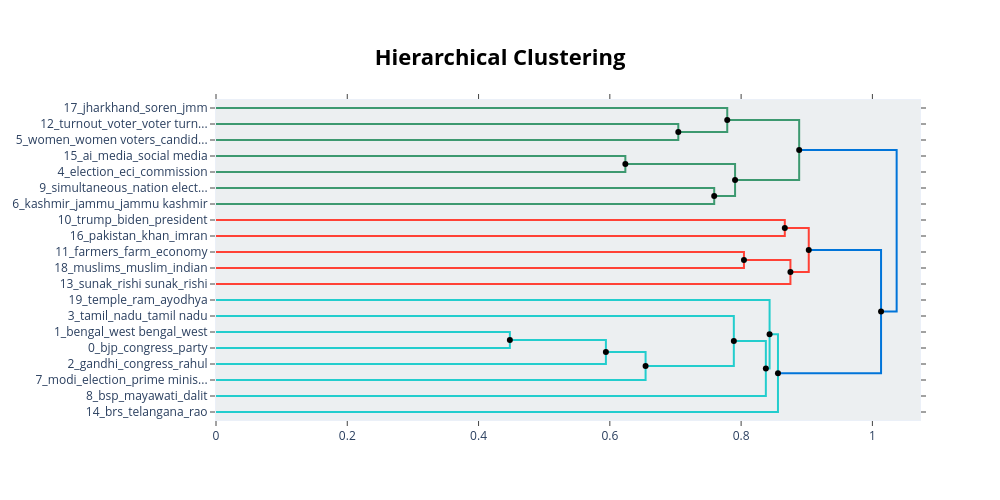

This figure's notebook cell:
### Code cell
hierarchical_topics = topic_model.hierarchical_topics(df_articles['combined_text'].to_list())
topic_model.visualize_hierarchy(hierarchical_topics=hierarchical_topics)

### Figure 1 — Plotly figure (JSON) as saved in the notebook; plotly's stock layout.template omitted (floating-point values rounded to 4 significant figures)
{"data": [{"hoverinfo": "text", "marker": {"color": "rgb(61,153,112)"}, "mode": "lines", "text": ["turnout_voter_voter turnout_phase_urban", "", "", "women_women voters_candidates_cases_voters"], "type": "scatter", "x": [0.0, 0.7043, 0.7043, 0.0], "xaxis": "x", "y": [-15.0, -15.0, -25.0, -25.0], "yaxis": "y"}, {"hoverinfo": "text", "marker": {"color": "rgb(61,153,112)"}, "mode": "lines", "text": ["jharkhand_soren_jmm_seats_tribal", "", "", "women_turnout_voter_voters_voter turnout"], "type": "scatter", "x": [0.0, 0.7789, 0.7789, 0.7043], "xaxis": "x", "y": [-5.0, -5.0, -20.0, -20.0], "yaxis": "y"}, {"hoverinfo": "text", "marker": {"color": "rgb(61,153,112)"}, "mode": "lines", "text": ["ai_media_social media_election_digital", "", "", "election_eci_commission_election commission_evms"], "type": "scatter", "x": [0.0, 0.6236, 0.6236, 0.0], "xaxis": "x", "y": [-35.0, -35.0, -45.0, -45.0], "yaxis": "y"}, {"hoverinfo": "text", "marker": {"color": "rgb(61,153,112)"}, "mode": "lines", "text": ["simultaneous_nation election_simultaneous elections_nation_elections", "", "", "kashmir_jammu_jammu kashmir_union_370"], "type": "scatter", "x": [0.0, 0.759, 0.759, 0.0], "xaxis": "x", "y": [-55.0, -55.0, -65.0, -65.0], "yaxis": "y"}, {"hoverinfo": "text", "marker": {"color": "rgb(61,153,112)"}, "mode": "lines", "text": ["election_eci_elections_commission_election commission", "", "", "kashmir_simultaneous_elections_jammu_nation election"], "type": "scatter", "x": [0.6236, 0.7908, 0.7908, 0.759], "xaxis": "x", "y": [-40.0, -40.0, -60.0, -60.0], "yaxis": "y"}, {"hoverinfo": "text", "marker": {"color": "rgb(61,153,112)"}, "mode": "lines", "text": ["women_turnout_voter_voters_jharkhand", "", "", "election_elections_kashmir_india_simultaneous"], "type": "scatter", "x": [0.7789, 0.8884, 0.8884, 0.7908], "xaxis": "x", "y": [-12.5, -12.5, -50.0, -50.0], "yaxis": "y"}, {"hoverinfo": "text", "marker": {"color": "rgb(255,65,54)"}, "mode": "lines", "text": ["trump_biden_president_presidential_donald", "", "", "pakistan_khan_imran_imran khan_army"], "type": "scatter", "x": [0.0, 0.8665, 0.8665, 0.0], "xaxis": "x", "y": [-75.0, -75.0, -85.0, -85.0], "yaxis": "y"}, {"hoverinfo": "text", "marker": {"color": "rgb(255,65,54)"}, "mode": "lines", "text": ["farmers_farm_economy_food_price", "", "", "muslims_muslim_indian_india_politics"], "type": "scatter", "x": [0.0, 0.8043, 0.8043, 0.0], "xaxis": "x", "y": [-95.0, -95.0, -105.0, -105.0], "yaxis": "y"}, {"hoverinfo": "text", "marker": {"color": "rgb(255,65,54)"}, "mode": "lines", "text": ["muslims_farmers_muslim_economy_modi", "", "", "sunak_rishi sunak_rishi_conservative_uk"], "type": "scatter", "x": [0.8043, 0.8751, 0.8751, 0.0], "xaxis": "x", "y": [-100.0, -100.0, -115.0, -115.0], "yaxis": "y"}, {"hoverinfo": "text", "marker": {"color": "rgb(255,65,54)"}, "mode": "lines", "text": ["trump_pakistan_biden_president_presidential", "", "", "sunak_rishi sunak_rishi_conservative_muslims"], "type": "scatter", "x": [0.8665, 0.903, 0.903, 0.8751], "xaxis": "x", "y": [-80.0, -80.0, -107.5, -107.5], "yaxis": "y"}, {"hoverinfo": "text", "marker": {"color": "rgb(35,205,205)"}, "mode": "lines", "text": ["bengal_west bengal_west_mamata_tmc", "", "", "bjp_congress_party_seats_elections"], "type": "scatter", "x": [0.0, 0.4477, 0.4477, 0.0], "xaxis": "x", "y": [-145.0, -145.0, -155.0, -155.0], "yaxis": "y"}, {"hoverinfo": "text", "marker": {"color": "rgb(35,205,205)"}, "mode": "lines", "text": ["bjp_congress_party_seats_elections", "", "", "gandhi_congress_rahul_party_rahul gandhi"], "type": "scatter", "x": [0.4477, 0.594, 0.594, 0.0], "xaxis": "x", "y": [-150.0, -150.0, -165.0, -165.0], "yaxis": "y"}, {"hoverinfo": "text", "marker": {"color": "rgb(35,205,205)"}, "mode": "lines", "text": ["bjp_congress_party_elections_state", "", "", "modi_election_prime minister_prime_narendra"], "type": "scatter", "x": [0.594, 0.6545, 0.6545, 0.0], "xaxis": "x", "y": [-157.5, -157.5, -175.0, -175.0], "yaxis": "y"}, {"hoverinfo": "text", "marker": {"color": "rgb(35,205,205)"}, "mode": "lines", "text": ["tamil_nadu_tamil nadu_dmk_aiadmk", "", "", "bjp_congress_party_elections_state"], "type": "scatter", "x": [0.0, 0.7889, 0.7889, 0.6545], "xaxis": "x", "y": [-135.0, -135.0, -166.2, -166.2], "yaxis": "y"}, {"hoverinfo": "text", "marker": {"color": "rgb(35,205,205)"}, "mode": "lines", "text": ["bjp_congress_party_elections_state", "", "", "bsp_mayawati_dalit_samaj_bahujan"], "type": "scatter", "x": [0.7889, 0.8377, 0.8377, 0.0], "xaxis": "x", "y": [-150.6, -150.6, -185.0, -185.0], "yaxis": "y"}, {"hoverinfo": "text", "marker": {"color": "rgb(35,205,205)"}, "mode": "lines", "text": ["temple_ram_ayodhya_ram mandir_mandir", "", "", "bjp_party_congress_elections_state"], "type": "scatter", "x": [0.0, 0.8434, 0.8434, 0.8377], "xaxis": "x", "y": [-125.0, -125.0, -167.8, -167.8], "yaxis": "y"}, {"hoverinfo": "text", "marker": {"color": "rgb(35,205,205)"}, "mode": "lines", "text": ["bjp_party_congress_elections_state", "", "", "brs_telangana_rao_rashtra_kcr"], "type": "scatter", "x": [0.8434, 0.8561, 0.8561, 0.0], "xaxis": "x", "y": [-146.4, -146.4, -195.0, -195.0], "yaxis": "y"}, {"hoverinfo": "text", "marker": {"color": "rgb(0,116,217)"}, "mode": "lines", "text": ["trump_pakistan_sunak_biden_election", "", "", "bjp_party_congress_elections_state"], "type": "scatter", "x": [0.903, 1.013, 1.013, 0.8561], "xaxis": "x", "y": [-93.75, -93.75, -170.7, -170.7], "yaxis": "y"}, {"hoverinfo": "text", "marker": {"color": "rgb(0,116,217)"}, "mode": "lines", "text": ["women_election_elections_turnout_india", "", "", "bjp_party_congress_elections_state"], "type": "scatter", "x": [0.8884, 1.037, 1.037, 1.013], "xaxis": "x", "y": [-31.25, -31.25, -132.2, -132.2], "yaxis": "y"}, {"hoverinfo": "text", "hovertext": ["election_eci_elections_commission_election commission", "women_turnout_voter_voters_jharkhand", "muslims_farmers_muslim_economy_modi", "trump_pakistan_biden_president_presidential", "bjp_congress_party_seats_elections", "bjp_congress_party_elections_state", "bjp_congress_party_elections_state", "bjp_party_congress_elections_state", "trump_pakistan_sunak_biden_election", "women_election_elections_turnout_india"], "marker": {"color": "black"}, "mode": "markers", "showlegend": false, "type": "scatter", "x": [0.6236, 0.7789, 0.8043, 0.8665, 0.4477, 0.594, 0.7889, 0.8434, 0.903, 0.8884], "y": [-40, -12.5, -100, -80, -150, -157.5, -150.6, -146.4, -93.75, -31.25]}, {"hoverinfo": "text", "hovertext": ["women_turnout_voter_voters_voter turnout", "kashmir_simultaneous_elections_jammu_nation election", "election_elections_kashmir_india_simultaneous", "sunak_rishi sunak_rishi_conservative_muslims", "bjp_congress_party_elections_state", "bjp_party_congress_elections_state", "bjp_party_congress_elections_state", "bjp_party_congress_elections_state"], "marker": {"color": "black"}, "mode": "markers", "showlegend": false, "type": "scatter", "x": [0.7043, 0.759, 0.7908, 0.8751, 0.6545, 0.8377, 0.8561, 1.013], "y": [-20, -60, -50, -107.5, -166.2, -167.8, -170.7, -132.2]}], "layout": {"autosize": false, "height": 500, "hoverlabel": {"bgcolor": "white", "font": {"family": "Rockwell", "size": 16}}, "hovermode": "closest", "plot_bgcolor": "#ECEFF1", "showlegend": false, "title": {"font": {"color": "Black", "size": 22}, "text": "<b>Hierarchical Clustering</b>", "x": 0.5, "xanchor": "center", "yanchor": "top"}, "width": 1000, "xaxis": {"mirror": "allticks", "rangemode": "tozero", "showgrid": false, "showline": true, "showticklabels": true, "ticks": "outside", "type": "linear", "zeroline": false}, "yaxis": {"mirror": "allticks", "range": [-200, 0], "rangemode": "tozero", "showgrid": false, "showline": true, "showticklabels": true, "tickmode": "array", "ticks": "outside", "ticktext": ["17_jharkhand_soren_jmm", "12_turnout_voter_voter turn...", "5_women_women voters_candid...", "15_ai_media_social media", "4_election_eci_commission", "9_simultaneous_nation elect...", "6_kashmir_jammu_jammu kashmir", "10_trump_biden_president", "16_pakistan_khan_imran", "11_farmers_farm_economy", "18_muslims_muslim_indian", "13_sunak_rishi sunak_rishi", "19_temple_ram_ayodhya", "3_tamil_nadu_tamil nadu", "1_bengal_west bengal_west", "0_bjp_congress_party", "2_gandhi_congress_rahul", "7_modi_election_prime minis...", "8_bsp_mayawati_dalit", "14_brs_telangana_rao"], "tickvals": [-5, -15, -25, -35, -45, -55, -65, -75, -85, -95, -105, -115, -125, -135, -145, -155, -165, -175, -185, -195], "type": "linear", "zeroline": false}}}
